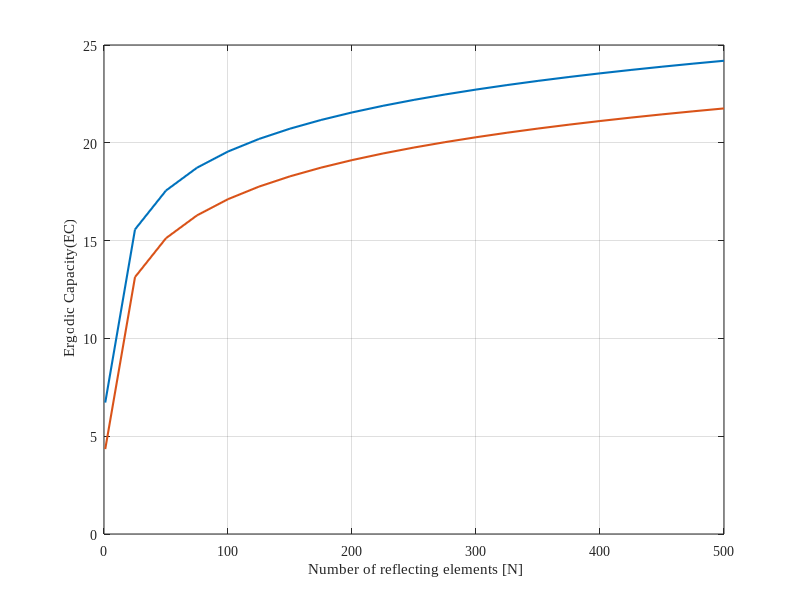

This figure's MATLAB source:
clc
clear all
N=[1	25	50	75	100	125	150	175	200	225	250	275	300	325	350	375	400	425	450	475	500
];

%%%%%SNR=10dB, N=64,eta=1, mu=0.5, Zt=Zr=2
d10_sim=[6.7192	15.5126	17.5293	18.7052	19.5352	20.1875	20.7113	21.1618	21.5454	21.8848	22.1911	22.4652	22.7153	22.9446	23.1615	23.3622	23.5459	23.7221	23.888	24.0434	24.1908
];
d10_th=[6.7192	15.57	17.5597	18.7262	19.5545	20.1973	20.7227	21.167	21.5519	21.8915	22.1953	22.4701	22.721	22.9518	23.1655	23.3645	23.5506	23.7255	23.8903	24.0463	24.1942
];
%%%%%SNR=10dB, N=256,eta=1, mu=0.5, Zt=Zr=2
d50_sim=[4.3416	13.0765	15.0947	16.2712	17.103	17.7464	18.2745	18.7206	19.1103	19.4484	19.7538	20.0286	20.2788	20.5121	20.7256	20.9217	21.1118	21.2853	21.4507	21.6072	21.7545
];
d50_th=[4.3416	13.1333	15.1229	16.2894	17.1177	17.7605	18.2859	18.7302	19.1151	19.4547	19.7585	20.0333	20.2842	20.515	20.7287	20.9277	21.1138	21.2887	21.4535	21.6095	21.7574
];


width = 5;     % Width in inches
height = 4;    % Height in inches
alw = 1.2;    % AxesLineWidth
fsz = 12;      % Fontsize
lw = 1.5;      % LineWidth
msz = 6;       % MarkerSize

% Plot BLERv
% figure
pos = get(gcf, 'Position');
set(gcf, 'Position', [pos(1) pos(2) width*100, height*100]); %<- Set size
set(0,'defaultAxesFontName','Times New Roman');
   % plot(N,d10_sim,'*','LineWidth',lw,'MarkerSize',msz);hold on; grid on
    plot(N,d10_th,'-','LineWidth',lw,'MarkerSize',msz);hold on; grid on
    % plot(N,d50_sim,'*','LineWidth',lw,'MarkerSize',msz);hold on; grid on
    plot(N,d50_th,'-','LineWidth',lw,'MarkerSize',msz);hold on; grid on
   % semilogy(d1,N240_sim506,'b*','LineWidth',lw,'MarkerSize',msz);hold on; grid on
 % semilogy(d1,N240_th504,'*','LineWidth',lw,'MarkerSize',msz);hold on; grid on
 %  semilogy(d1,N240_th504,'-','LineWidth',lw,'MarkerSize',msz);hold on; grid on
  % semilogy(d1,N240_th506,'k-','LineWidth',lw,'MarkerSize',msz);hold on; grid on

xlabel( ' Number of reflecting elements [N]')
ylabel( ' Ergodic Capacity(EC)')
   % axis([0 500 5 25])
% axis([0 100 10 25]);
